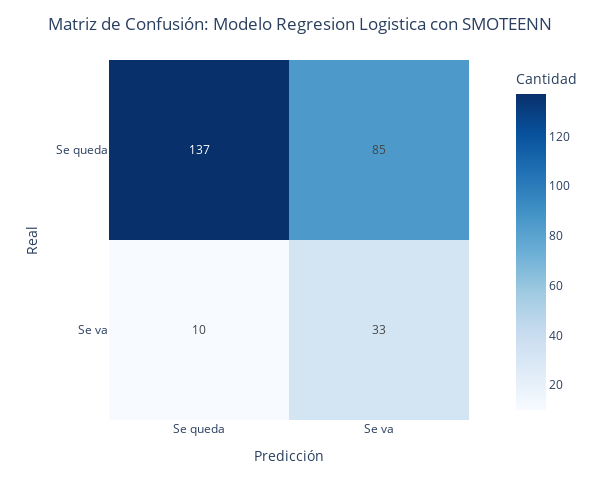

The notebook cell this image was saved under:
### Code cell
gr = show_confusion_matrix(y_test, pred, 'Regresion Logistica con SMOTEENN')
gr

### Figure 1 — Plotly figure (JSON) as saved in the notebook; plotly's stock layout.template omitted (floating-point values rounded to 4 significant figures)
{"data": [{"coloraxis": "coloraxis", "hovertemplate": "Predicción: %{x}<br>Real: %{y}<br>Cantidad: %{z}<extra></extra>", "name": "0", "texttemplate": "%{z}", "type": "heatmap", "x": ["Se queda", "Se va"], "xaxis": "x", "y": ["Se queda", "Se va"], "yaxis": "y", "z": [[137, 85], [10, 33]]}], "layout": {"coloraxis": {"colorbar": {"title": {"text": "Cantidad"}}, "colorscale": [[0, "rgb(247,251,255)"], [0.125, "rgb(222,235,247)"], [0.25, "rgb(198,219,239)"], [0.375, "rgb(158,202,225)"], [0.5, "rgb(107,174,214)"], [0.625, "rgb(66,146,198)"], [0.75, "rgb(33,113,181)"], [0.875, "rgb(8,81,156)"], [1, "rgb(8,48,107)"]]}, "height": 500, "margin": {"t": 60}, "title": {"text": "Matriz de Confusión: Modelo Regresion Logistica con SMOTEENN", "x": 0.5}, "width": 600, "xaxis": {"anchor": "y", "constrain": "domain", "domain": [0, 1], "scaleanchor": "y", "title": {"text": "Predicción"}}, "yaxis": {"anchor": "x", "autorange": "reversed", "constrain": "domain", "domain": [0, 1], "title": {"text": "Real"}}}}
